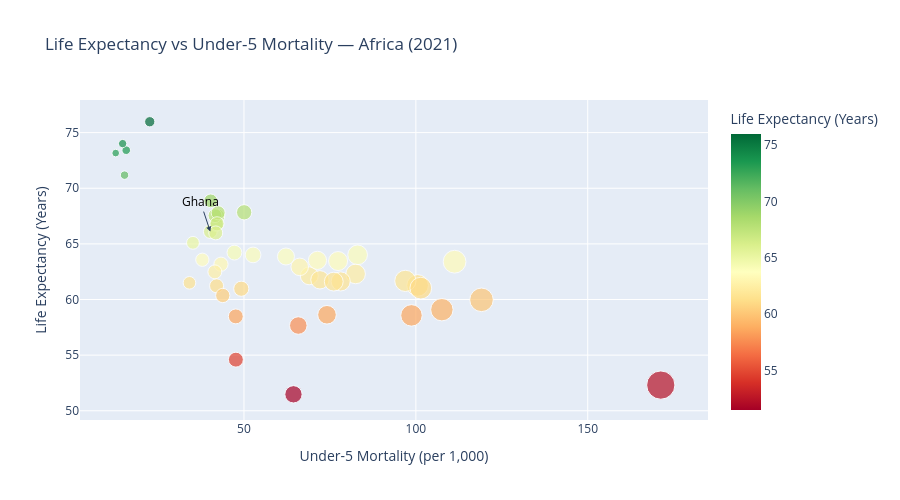

Notebook cell for this chart:
### Markdown cell above
## 6. Scatter — Life Expectancy vs Child Mortality (2021)

### Code cell
fig_scatter = px.scatter(
    latest_2021,
    x='Under5_Mortality', y='Life_Expectancy',
    hover_name='Country_Name',
    size='Under5_Mortality',
    color='Life_Expectancy',
    color_continuous_scale='RdYlGn',
    title='Life Expectancy vs Under-5 Mortality — Africa (2021)',
    labels={'Under5_Mortality': 'Under-5 Mortality (per 1,000)',
            'Life_Expectancy': 'Life Expectancy (Years)'}
)

ghana_2021 = latest_2021[latest_2021['Country_Code'] == 'GHA'].iloc[0]
fig_scatter.add_annotation(
    x=ghana_2021['Under5_Mortality'], y=ghana_2021['Life_Expectancy'],
    text='Ghana', showarrow=True, arrowhead=2,
    font=dict(size=12, color='black')
)
fig_scatter.update_layout(height=500)
fig_scatter.show()

### Figure 1 — Plotly figure (JSON) as saved in the notebook; plotly's stock layout.template omitted (floating-point values rounded to 4 significant figures)
{"data": [{"hovertemplate": "<b>%{hovertext}</b><br><br>Under-5 Mortality (per 1,000)=%{marker.size}<br>Life Expectancy (Years)=%{marker.color}<extra></extra>", "hovertext": ["Angola", "Burundi", "Benin", "Burkina Faso", "Botswana", "Central African Republic", "Cote d'Ivoire", "Cameroon", "Democratic Republic of the Congo", "Congo", "Comoros", "Cabo Verde", "Algeria", "Eritrea", "Ethiopia", "Gabon", "Ghana", "Guinea", "Gambia", "Guinea-Bissau", "Equatorial Guinea", "Kenya", "Liberia", "Lesotho", "Madagascar", "Mali", "Mozambique", "Mauritania", "Mauritius", "Malawi", "Namibia", "Niger", "Nigeria", "Rwanda", "Senegal", "Sierra Leone", "South Sudan", "Sao Tome and Principe", "Eswatini", "Seychelles", "Chad", "Togo", "United Republic of Tanzania", "Uganda", "South Africa", "Zambia", "Zimbabwe"], "legendgroup": "", "marker": {"color": [62.13, 64.01, 64.01, 62.3, 61.23, 52.31, 63.52, 61.77, 61.63, 63.17, 67.5, 73.16, 75.98, 63.57, 67.84, 65.09, 66.1, 61.26, 64.21, 58.63, 61.61, 66.76, 63.46, 51.48, 62.93, 61.67, 57.66, 68.87, 73.42, 62.49, 60.36, 59.97, 63.4, 67.54, 67.79, 61.02, 58.57, 71.18, 54.59, 74.01, 59.09, 63.86, 66.81, 65.99, 61.5, 60.97, 58.48], "coloraxis": "coloraxis", "size": [69.0, 52.65, 83.06, 82.47, 42.03, 171.3, 71.38, 72.1, 78.14, 43.31, 42.38, 12.68, 22.59, 37.89, 50.05, 35.15, 40.2, 100.5, 47.22, 74.15, 76.12, 41.91, 77.37, 64.4, 66.21, 96.95, 65.81, 40.32, 15.75, 41.53, 43.83, 119.1, 111.3, 41.58, 42.49, 101.4, 98.73, 15.26, 47.64, 14.7, 107.6, 62.21, 42.17, 41.79, 34.14, 49.21, 47.62], "sizemode": "area", "sizeref": 0.4281, "symbol": "circle"}, "mode": "markers", "name": "", "orientation": "v", "showlegend": false, "type": "scatter", "x": [69.0, 52.65, 83.06, 82.47, 42.03, 171.3, 71.38, 72.1, 78.14, 43.31, 42.38, 12.68, 22.59, 37.89, 50.05, 35.15, 40.2, 100.5, 47.22, 74.15, 76.12, 41.91, 77.37, 64.4, 66.21, 96.95, 65.81, 40.32, 15.75, 41.53, 43.83, 119.1, 111.3, 41.58, 42.49, 101.4, 98.73, 15.26, 47.64, 14.7, 107.6, 62.21, 42.17, 41.79, 34.14, 49.21, 47.62], "xaxis": "x", "y": [62.13, 64.01, 64.01, 62.3, 61.23, 52.31, 63.52, 61.77, 61.63, 63.17, 67.5, 73.16, 75.98, 63.57, 67.84, 65.09, 66.1, 61.26, 64.21, 58.63, 61.61, 66.76, 63.46, 51.48, 62.93, 61.67, 57.66, 68.87, 73.42, 62.49, 60.36, 59.97, 63.4, 67.54, 67.79, 61.02, 58.57, 71.18, 54.59, 74.01, 59.09, 63.86, 66.81, 65.99, 61.5, 60.97, 58.48], "yaxis": "y"}], "layout": {"annotations": [{"arrowhead": 2, "font": {"color": "black", "size": 12}, "showarrow": true, "text": "Ghana", "x": 40.2, "y": 66.1}], "coloraxis": {"colorbar": {"title": {"text": "Life Expectancy (Years)"}}, "colorscale": [[0, "rgb(165,0,38)"], [0.1, "rgb(215,48,39)"], [0.2, "rgb(244,109,67)"], [0.3, "rgb(253,174,97)"], [0.4, "rgb(254,224,139)"], [0.5, "rgb(255,255,191)"], [0.6, "rgb(217,239,139)"], [0.7, "rgb(166,217,106)"], [0.8, "rgb(102,189,99)"], [0.9, "rgb(26,152,80)"], [1, "rgb(0,104,55)"]]}, "height": 500, "legend": {"itemsizing": "constant", "tracegroupgap": 0}, "title": {"text": "Life Expectancy vs Under-5 Mortality — Africa (2021)"}, "xaxis": {"anchor": "y", "domain": [0, 1], "title": {"text": "Under-5 Mortality (per 1,000)"}}, "yaxis": {"anchor": "x", "domain": [0, 1], "title": {"text": "Life Expectancy (Years)"}}}}
